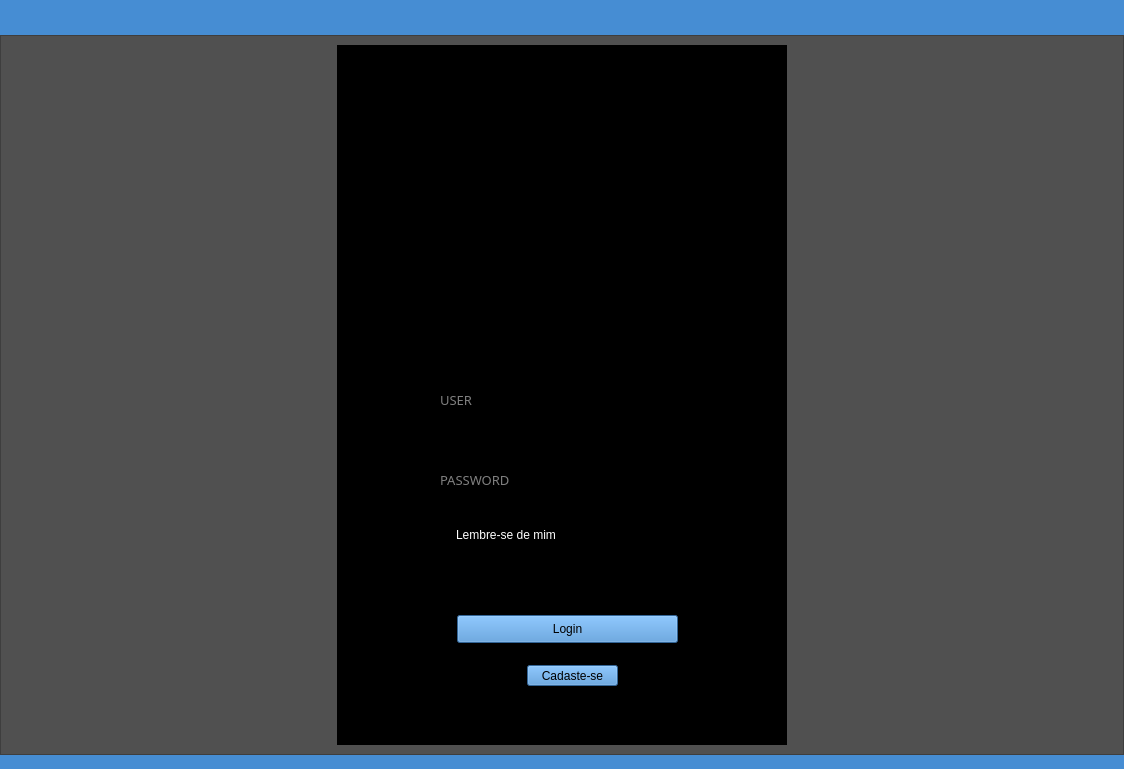
<?xml version="1.0" encoding="UTF-8"?>
<ui version="4.0">
 <class>Frame</class>
 <widget class="QFrame" name="Frame">
  <property name="geometry">
   <rect>
    <x>0</x>
    <y>0</y>
    <width>1124</width>
    <height>769</height>
   </rect>
  </property>
  <property name="windowTitle">
   <string>Frame</string>
  </property>
  <layout class="QVBoxLayout" name="verticalLayout">
   <property name="spacing">
    <number>0</number>
   </property>
   <property name="leftMargin">
    <number>0</number>
   </property>
   <property name="topMargin">
    <number>0</number>
   </property>
   <property name="rightMargin">
    <number>0</number>
   </property>
   <property name="bottomMargin">
    <number>0</number>
   </property>
   <item>
    <widget class="QFrame" name="TopFrame">
     <property name="minimumSize">
      <size>
       <width>0</width>
       <height>35</height>
      </size>
     </property>
     <property name="maximumSize">
      <size>
       <width>16777215</width>
       <height>35</height>
      </size>
     </property>
     <property name="styleSheet">
      <string notr="true">background-color: rgb(0, 0, 0);
background-color: rgb(70, 141, 211);</string>
     </property>
     <property name="frameShape">
      <enum>QFrame::NoFrame</enum>
     </property>
     <property name="frameShadow">
      <enum>QFrame::Raised</enum>
     </property>
    </widget>
   </item>
   <item>
    <widget class="QFrame" name="Background">
     <property name="styleSheet">
      <string notr="true">background-color: rgb(80, 80, 80);</string>
     </property>
     <property name="frameShape">
      <enum>QFrame::StyledPanel</enum>
     </property>
     <property name="frameShadow">
      <enum>QFrame::Raised</enum>
     </property>
     <layout class="QHBoxLayout" name="horizontalLayout">
      <item>
       <widget class="QFrame" name="CenterBackground">
        <property name="minimumSize">
         <size>
          <width>450</width>
          <height>700</height>
         </size>
        </property>
        <property name="maximumSize">
         <size>
          <width>450</width>
          <height>1100</height>
         </size>
        </property>
        <property name="styleSheet">
         <string notr="true">background-color: rgb(0, 0, 0);
</string>
        </property>
        <property name="frameShape">
         <enum>QFrame::StyledPanel</enum>
        </property>
        <property name="frameShadow">
         <enum>QFrame::Raised</enum>
        </property>
        <widget class="QFrame" name="Logo">
         <property name="geometry">
          <rect>
           <x>165</x>
           <y>90</y>
           <width>148</width>
           <height>131</height>
          </rect>
         </property>
         <property name="minimumSize">
          <size>
           <width>148</width>
           <height>130</height>
          </size>
         </property>
         <property name="styleSheet">
          <string notr="true">
background-image: url(:/LabMotion/Lab.png);</string>
         </property>
         <property name="frameShape">
          <enum>QFrame::StyledPanel</enum>
         </property>
         <property name="frameShadow">
          <enum>QFrame::Raised</enum>
         </property>
        </widget>
        <widget class="QLineEdit" name="UsuarioLine">
         <property name="geometry">
          <rect>
           <x>100</x>
           <y>330</y>
           <width>271</width>
           <height>50</height>
          </rect>
         </property>
         <property name="font">
          <font>
           <family>OCR A Extended</family>
           <pointsize>10</pointsize>
          </font>
         </property>
         <property name="styleSheet">
          <string notr="true">color: rgb(255, 255, 255);</string>
         </property>
         <property name="placeholderText">
          <string>USER</string>
         </property>
        </widget>
        <widget class="QLineEdit" name="lineEdit_2">
         <property name="geometry">
          <rect>
           <x>100</x>
           <y>410</y>
           <width>271</width>
           <height>50</height>
          </rect>
         </property>
         <property name="font">
          <font>
           <family>OCR A Extended</family>
           <pointsize>10</pointsize>
          </font>
         </property>
         <property name="styleSheet">
          <string notr="true">color: rgb(255, 255, 255);</string>
         </property>
         <property name="maxLength">
          <number>25</number>
         </property>
         <property name="echoMode">
          <enum>QLineEdit::Password</enum>
         </property>
         <property name="placeholderText">
          <string>PASSWORD</string>
         </property>
        </widget>
        <widget class="QCheckBox" name="LembreBox">
         <property name="geometry">
          <rect>
           <x>100</x>
           <y>480</y>
           <width>161</width>
           <height>20</height>
          </rect>
         </property>
         <property name="font">
          <font>
           <family>MS Shell Dlg 2</family>
           <pointsize>9</pointsize>
           <weight>50</weight>
           <italic>false</italic>
           <bold>false</bold>
          </font>
         </property>
         <property name="styleSheet">
          <string notr="true">color: rgb(255, 255, 255);
font: 9pt &quot;MS Shell Dlg 2&quot;;</string>
         </property>
         <property name="text">
          <string>Lembre-se de mim</string>
         </property>
        </widget>
        <widget class="QPushButton" name="LoginButton">
         <property name="geometry">
          <rect>
           <x>120</x>
           <y>570</y>
           <width>221</width>
           <height>28</height>
          </rect>
         </property>
         <property name="styleSheet">
          <string notr="true">background-color: rgb(70, 141, 211);
</string>
         </property>
         <property name="text">
          <string>Login</string>
         </property>
        </widget>
        <widget class="QPushButton" name="CadastroButton">
         <property name="geometry">
          <rect>
           <x>190</x>
           <y>620</y>
           <width>91</width>
           <height>21</height>
          </rect>
         </property>
         <property name="maximumSize">
          <size>
           <width>100</width>
           <height>50</height>
          </size>
         </property>
         <property name="styleSheet">
          <string notr="true">background-color: rgb(70, 141, 211);</string>
         </property>
         <property name="text">
          <string>Cadaste-se</string>
         </property>
        </widget>
       </widget>
      </item>
     </layout>
    </widget>
   </item>
   <item>
    <widget class="QFrame" name="BottomFrame">
     <property name="maximumSize">
      <size>
       <width>16777215</width>
       <height>35</height>
      </size>
     </property>
     <property name="styleSheet">
      <string notr="true">background-color: rgb(0, 0, 0);
background-color: rgb(70, 141, 211);</string>
     </property>
     <property name="frameShape">
      <enum>QFrame::NoFrame</enum>
     </property>
     <property name="frameShadow">
      <enum>QFrame::Raised</enum>
     </property>
    </widget>
   </item>
  </layout>
 </widget>
 <resources>
  <include location="file_rs.qrc"/>
 </resources>
 <connections/>
</ui>
